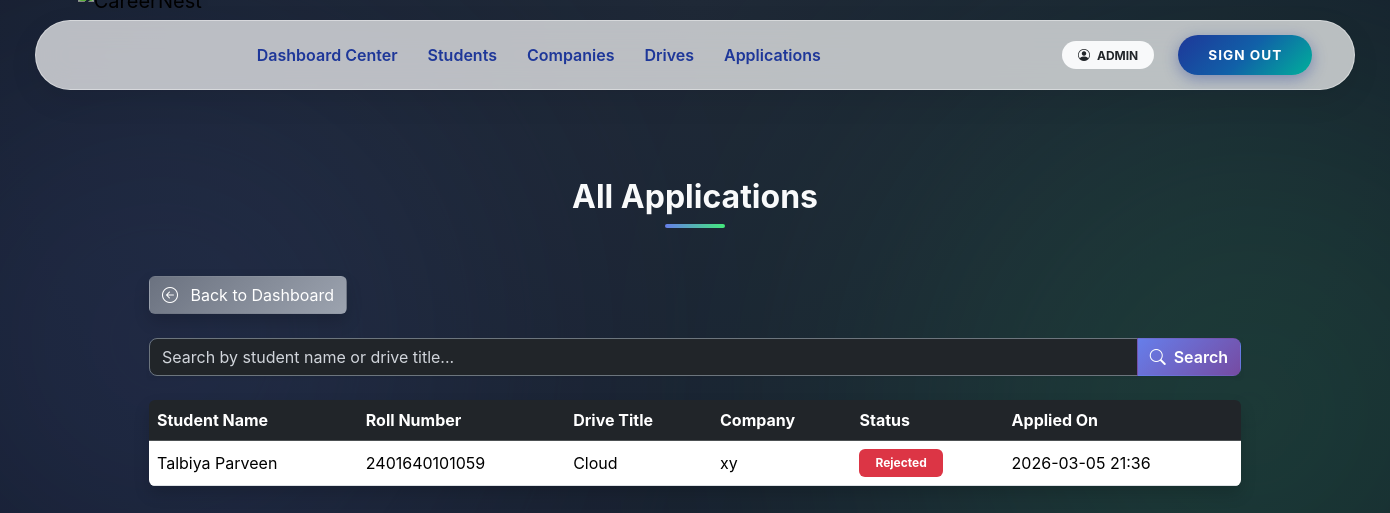
The page /admin/applications (signed in) on the database its author committed.
### app/models.py (models this page shows, shortened)
class User(UserMixin, db.Model):
    __tablename__ = "users"
    user_id = db.Column(db.Integer, primary_key=True)
    email = db.Column(db.String(120), unique=True, nullable=False)
    password_hash = db.Column(db.String(255), nullable=False)
    role = db.Column(db.String(20), nullable=False)
    is_active = db.Column(db.Boolean, default=True)
    is_approved = db.Column(db.Boolean, default=False)
    is_blacklisted = db.Column(db.Boolean, default=False)
    created_at = db.Column(db.DateTime, default=datetime.utcnow)
    student = db.relationship(
        "Student",
        back_populates="user",
        uselist=False,
        cascade="all, delete-orphan"
    )
    company = db.relationship(
        "Company",
        back_populates="user",
        uselist=False,
        cascade="all, delete-orphan"
    )
    admin = db.relationship(
        "Admin",
        back_populates="user",
        uselist=False,
        cascade="all, delete-orphan"
    )

class Application(db.Model):
    __tablename__ = "applications"
    application_id = db.Column(db.Integer, primary_key=True)
    student_id = db.Column(
        db.Integer,
        db.ForeignKey("students.user_id", ondelete="CASCADE"),
        nullable=False
    )
    drive_id = db.Column(
        db.Integer,
        db.ForeignKey("placement_drives.drive_id", ondelete="CASCADE"),
        nullable=False
    )
    application_date = db.Column(db.DateTime, default=datetime.utcnow)
    status = db.Column(db.String(20), default="Applied")
    __table_args__ = (
        db.UniqueConstraint("student_id", "drive_id", name="unique_application"),
    )
    student = db.relationship("Student", back_populates="applications")
    drive = db.relationship("PlacementDrive", back_populates="applications")

class Student(db.Model):
    __tablename__ = "students"
    user_id = db.Column(
        db.Integer,
        db.ForeignKey("users.user_id", ondelete="CASCADE"),
        primary_key=True
    )
    full_name = db.Column(db.String(100), nullable=False)
    roll_number = db.Column(db.String(50), unique=True, nullable=False, index=True)
    graduation_year = db.Column(db.Integer, nullable=False)
    cgpa = db.Column(db.Float)
    tenth_marks = db.Column(db.Float)
    twelfth_marks = db.Column(db.Float)
    dob = db.Column(db.Date)
    year = db.Column(db.Integer)
    resume_filename = db.Column(db.String(200))
    phone = db.Column(db.String(20))
    address = db.Column(db.Text)
    skills = db.Column(db.Text)
    course = db.Column(db.String(100))
    branch = db.Column(db.String(100))
    created_at = db.Column(db.DateTime, default=datetime.utcnow)
    user = db.relationship("User", back_populates="student")
    applications = db.relationship(
        "Application",
        back_populates="student",
        cascade="all, delete-orphan"
    )

class PlacementDrive(db.Model):
    __tablename__ = "placement_drives"
    drive_id = db.Column(db.Integer, primary_key=True)
    company_id = db.Column(
        db.Integer,
        db.ForeignKey("companies.user_id", ondelete="CASCADE"),
        nullable=False
    )
    job_title = db.Column(db.String(150), nullable=False)
    job_description = db.Column(db.Text, nullable=False)
    eligibility = db.Column(db.String(200))
    application_deadline = db.Column(db.Date)
    status = db.Column(db.String(20), default="Pending")
    created_at = db.Column(db.DateTime, default=datetime.utcnow)
    company = db.relationship("Company", back_populates="drives")
    applications = db.relationship(
        "Application",
        back_populates="drive",
        cascade="all, delete-orphan"
    )

class Company(db.Model):
    __tablename__ = "companies"
    user_id = db.Column(
        db.Integer,
        db.ForeignKey("users.user_id", ondelete="CASCADE"),
        primary_key=True
    )
    company_name = db.Column(db.String(150), nullable=False)
    industry = db.Column(db.String(100))
    location = db.Column(db.String(200))
    website = db.Column(db.String(200))
    contact_person = db.Column(db.String(100))
    contact_phone = db.Column(db.String(20))
    description = db.Column(db.Text)
    user = db.relationship("User", back_populates="company")
    drives = db.relationship(
        "PlacementDrive",
        back_populates="company",
        cascade="all, delete-orphan"
    )

### app/admin/routes.py (the view, shortened to what this page needs)
@admin_bp.route('/applications')
@login_required
@role_required('admin')
def applications():
    q = request.args.get('q', '')
    query = Application.query
    applications = query.order_by(Application.application_date.desc()).all()
    return render_template(
        "admin/applications.html",
        applications=applications,
        q=q
    )

### app/utils.py (called while the page is built)
def role_required(required_role):
    def decorator(f):
        @wraps(f)
        def decorated_function(*args, **kwargs):
            if not current_user.is_authenticated:
                abort(401)
            if current_user.role != required_role:
                abort(403)
            if required_role in ["student", "company"] and not current_user.is_approved:
                abort(403)
            if current_user.is_blacklisted:
                abort(403)
            return f(*args, **kwargs)
        return decorated_function
    return decorator

### app/templates/admin/applications.html (shortened to what this page needs)
{% extends 'base.html' %}
{% block content %}
<div class="dashboard-bg">
  <div class="container position-relative">
    <h2 class="section-heading text-center mb-5">All Applications</h2>
    <a href="{{ url_for('admin.dashboard') }}" class="btn btn-gradient-secondary mb-4 shadow hover-glow text-white">
      <i class="bi bi-arrow-left-circle me-2"></i> Back to Dashboard
    </a>
    <form method="GET" class="mb-4">
      <div class="input-group shadow-sm">
        <input type="text" name="q" class="form-control bg-dark text-white border border-secondary"
               placeholder="Search by student name or drive title..." value="{{ q }}">
        <button class="btn btn-gradient-primary text-white" type="submit"><i class="bi bi-search me-1"></i> Search</button>
      </div>
    </form>
    {% set status_colors = {
      "Applied": "secondary",
      "Pending": "warning",
      "Shortlisted": "info",
      "Selected": "success",
      "Rejected": "danger"
    } %}
    {% if applications %}
    <div class="table-responsive shadow rounded">
      <table class="table table-hover align-middle mb-0 text-white">
        <thead class="table-dark">
          <tr>
            <th>Student Name</th>
            <th>Roll Number</th>
            <th>Drive Title</th>
            <th>Company</th>
            <th>Status</th>
            <th>Applied On</th>
          </tr>
        </thead>
        <tbody>
          {% for app in applications %}
          <tr>
            <td>{{ app.student.full_name if app.student else 'N/A' }}</td>
            <td>{{ app.student.roll_number if app.student else 'N/A' }}</td>
            <td>{{ app.drive.job_title if app.drive else 'N/A' }}</td>
            <td>{{ app.drive.company.company_name if app.drive and app.drive.company else 'N/A' }}</td>
            <td>
              <span class="badge bg-{{ status_colors.get(app.status, 'secondary') }} px-3 py-2">
                {{ app.status }}
              </span>
            </td>
            <td>{{ app.application_date.strftime('%Y-%m-%d %H:%M') if app.application_date else 'N/A' }}</td>
          </tr>
          {% endfor %}
        </tbody>
      </table>
    </div>
    {% else %}
    <div class="alert alert-info shadow rounded">No applications found.</div>
    {% endif %}
  </div>
</div>
{% endblock %}

### app/templates/base.html (shortened to what this page needs)
<!DOCTYPE html>
<html lang="en">
<head>
    <link href="https://cdn.jsdelivr.net/npm/bootstrap@5.3.2/dist/css/bootstrap.min.css" rel="stylesheet">
    <link rel="stylesheet" href="https://cdn.jsdelivr.net/npm/bootstrap-icons@1.10.5/font/bootstrap-icons.css">
</head>
<body>
    <div class="toast-container position-fixed top-0 end-0 p-3">
    </div>
    <header class="navbar-container">
        <nav class="navbar navbar-expand-lg navbar-island">
            <div class="container-fluid">
                <a class="navbar-brand " href="/">
                    <img src="{{ url_for('static', filename='img/CareerLogo.png') }}" alt="CareerNest">
                </a>
                <div class="collapse navbar-collapse" id="navMain">
                    <ul class="navbar-nav me-auto mb-2 mb-lg-0 ms-lg-4">
                        {% if current_user.is_authenticated %}
                        {% if current_user.role == 'admin' %}
                        <li class="nav-item"><a class="nav-link" href="{{ url_for('admin.dashboard') }}">Dashboard
                                Center</a></li>
                        <li class="nav-item"><a class="nav-link" href="{{ url_for('admin.students') }}">Students</a>
                        </li>
                        <li class="nav-item"><a class="nav-link" href="{{ url_for('admin.companies') }}">Companies</a>
                        </li>
                        <li class="nav-item"><a class="nav-link" href="{{ url_for('admin.drives') }}">Drives</a>
                        </li>
                        <li class="nav-item"><a class="nav-link"
                                href="{{ url_for('admin.applications') }}">Applications</a>
                        </li>
                        {% endif %}
                        {% else %}
                        <li class="nav-item"><a class="nav-link" href="/">Home</a></li>
                        {% endif %}
                    </ul>
                    <div class="d-flex flex-column flex-lg-row align-items-center">
                        {% if not current_user.is_authenticated %}
                        <a href="{{ url_for('auth.student_register') }}" class="btn btn-creative btn-student">Student
                            Join</a>
                        <a href="{{ url_for('auth.company_register') }}" class="btn btn-creative btn-student">Company
                            Join</a>
                        <a href="{{ url_for('auth.login') }}" class="btn btn-creative btn-login">Login</a>
                        {% else %}
                        <span class="badge rounded-pill bg-light text-dark px-3 py-2 me-3 d-none d-lg-block">
                            <i class="bi bi-person-circle me-1"></i> {{ current_user.role|upper }}
                        </span>
                        <a href="{{ url_for('auth.logout') }}" class="btn btn-creative btn-login">Sign Out</a>
                        {% endif %}
                    </div>
                </div>
            </div>
        </nav>
    </header>
    <main class="container page-content">
        {% block content %}{% endblock %}
    </main>
</body>
</html>

### app/templates/admin/applications.html (style rules this page uses)
.dashboard-bg { position: relative; z-index: 1; padding: 3rem 0; }
html, body { height: 100%; margin: 0; font-family: 'Inter', sans-serif; overflow-x: hidden; }
body { background: radial-gradient(circle at top, #1f2937 0%, #111827 100%); color: #f9fafb; }
body::before, body::after { content: ''; position: absolute; border-radius: 50%; filter: blur(150px); opacity: 0.15; z-index: 0; }
body::before { width: 600px; height: 600px; background: #667eea; top: 5%; left: -10%; }
body::after { width: 700px; height: 700px; background: #43e97b; bottom: 5%; right: -15%; }
.section-heading { font-weight: 700; font-size: 2rem; color: #f9fafb; position: relative; margin-bottom: 2rem; text-align:center; }
.section-heading::after { content: ''; display: block; width: 60px; height: 4px; background: linear-gradient(90deg, #667eea, #43e97b); border-radius: 2px; margin: 0.5rem auto 0 auto; }
.input-group .form-control { border-radius: 8px 0 0 8px; background-color: rgba(255,255,255,0.05); color: #f9fafb; }
.input-group .form-control::placeholder { color: #d1d5db; }
.input-group .btn { border-radius: 0 8px 8px 0; font-weight:600; }
.btn-gradient-primary { background: linear-gradient(135deg, #667eea, #764ba2); color: #fff; }
.btn-gradient-secondary { background: linear-gradient(135deg, #6b7280, #9ca3af); color: #fff; }
.table { color: #f9fafb; }
.table td, .table th { vertical-align: middle; }
.shadow { box-shadow: 0 5px 15px rgba(0,0,0,0.3); }

### rows shown on the page
User: role "ADMIN"
Application: student "Talbiya Parveen", student "2401640101059", drive "Cloud", drive.company "xy", status "Rejected", application_date "2026-03-05 21:36"
